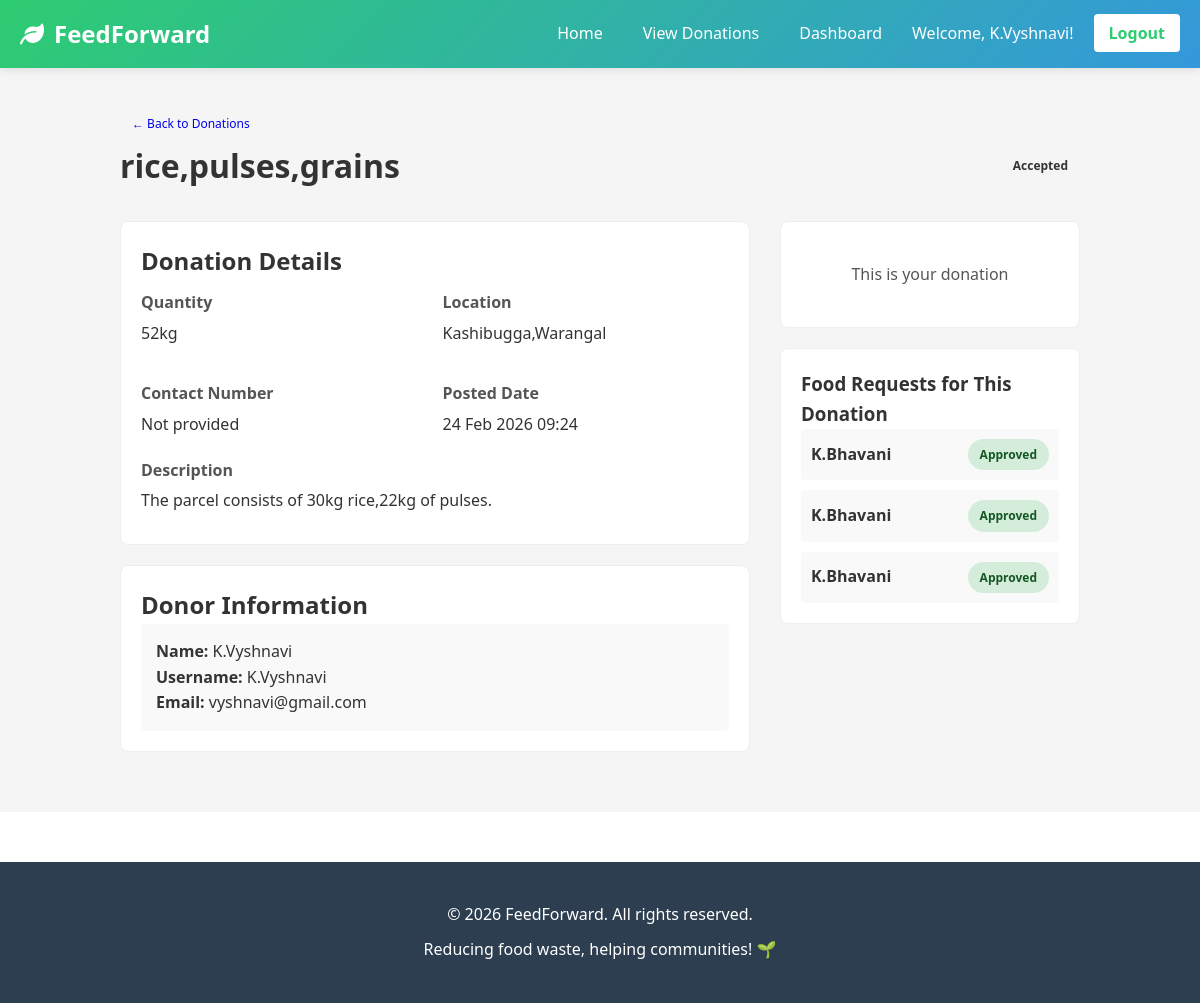
Screenshot of /donations/1/ (signed in) with the database file from the repository.
### foodapp/models.py (models this page shows, shortened)
class Donation(models.Model):
    STATUS_CHOICES = [
        ('Pending', 'Pending'),
        ('Claimed', 'Claimed'),
        ('Accepted', 'Accepted'),
        ('Completed', 'Completed'),
    ]
    donor = models.ForeignKey(User, on_delete=models.CASCADE, related_name='donations')
    food_name = models.CharField(max_length=200)
    quantity = models.CharField(max_length=100)
    location = models.CharField(max_length=300)
    contact_number = models.CharField(max_length=15, blank=True, null=True)
    description = models.TextField(blank=True)
    status = models.CharField(max_length=20, choices=STATUS_CHOICES, default='Pending')
    claimed_by = models.ForeignKey(User, on_delete=models.SET_NULL, null=True, blank=True, related_name='claimed_donations')
    created_at = models.DateTimeField(auto_now_add=True)
    class Meta:
        ordering = ['-created_at']

class FoodRequest(models.Model):
    STATUS_CHOICES = [
        ('pending', 'Pending'),
        ('approved', 'Approved'),
        ('rejected', 'Rejected'),
        ('completed', 'Completed'),
    ]
    ngo = models.ForeignKey(User, on_delete=models.CASCADE, related_name='food_requests')
    donation = models.ForeignKey(Donation, on_delete=models.CASCADE, related_name='requests', null=True, blank=True)
    food_type = models.CharField(max_length=200)
    quantity_needed = models.CharField(max_length=100)
    location = models.CharField(max_length=300)
    contact_number = models.CharField(max_length=15, blank=True, null=True)
    status = models.CharField(max_length=20, choices=STATUS_CHOICES, default='pending')
    requested_at = models.DateTimeField(auto_now_add=True)
    updated_at = models.DateTimeField(auto_now=True)
    notes = models.TextField(blank=True)
    class Meta:
        ordering = ['-requested_at']

### foodapp/views.py (the view)
# urls.py: path('donations/<int:id>/', views.donation_detail, name='donation_detail'),
def donation_detail(request, id):
    donation = get_object_or_404(Donation, id=id)
    requests = FoodRequest.objects.filter(donation=donation)
    context = {
        'donation': donation,
        'requests': requests,
    }
    return render(request, 'donation_detail.html', context)

### templates/donation_detail.html (shortened to what this page needs)
{% extends 'base.html' %}
{% block content %}
<div class="donation-detail-container">
    <a href="{% url 'view_donations' %}" class="btn btn-small">&larr; Back to Donations</a>
    <div class="donation-detail-card">
        <div class="detail-header">
            <h1>{{ donation.food_name }}</h1>
            <span class="status-badge status-{{ donation.status }}">
                {{ donation.get_status_display }}
            </span>
        </div>
        <div class="detail-content">
            <div class="detail-main">
                <section class="detail-section">
                    <h2>Donation Details</h2>
                    <div class="detail-grid">
                        <div class="detail-item">
                            <label>Quantity</label>
                            <p>{{ donation.quantity }}</p>
                        </div>
                        <div class="detail-item">
                            <label>Location</label>
                            <p>{{ donation.location }}</p>
                        </div>
                        <div class="detail-item">
                            <label>Contact Number</label>
                            <p>{{ donation.contact_number|default:"Not provided" }}</p>
                        </div>
                        <div class="detail-item">
                            <label>Posted Date</label>
                            <p>{{ donation.created_at|date:"d M Y H:i" }}</p>
                        </div>
                    </div>
                    {% if donation.description %}
                        <div class="detail-item full-width">
                            <label>Description</label>
                            <p>{{ donation.description }}</p>
                        </div>
                    {% endif %}
                </section>
                <section class="detail-section">
                    <h2>Donor Information</h2>
                    <div class="donor-info">
                        <p><strong>Name:</strong> {{ donation.donor.get_full_name|default:donation.donor.username }}</p>
                        <p><strong>Username:</strong> {{ donation.donor.username }}</p>
                        <p><strong>Email:</strong> {{ donation.donor.email }}</p>
                    </div>
                </section>
            </div>
            <aside class="detail-sidebar">
                <div class="action-card">
                    {% if user.is_authenticated %}
                        {% if user == donation.donor %}
                            <p class="info-text">This is your donation</p>
                        {% else %}
                            <a href="{% url 'claim_donation' donation.id %}" class="btn btn-primary btn-block">
                                Claim This Donation
                            </a>
                        {% endif %}
                    {% else %}
                        <p class="info-text">Please <a href="{% url 'login' %}">login</a> to claim this donation.</p>
                    {% endif %}
                </div>
                {% if requests %}
                    <div class="requests-card">
                        <h3>Food Requests for This Donation</h3>
                        <div class="requests-list">
                            {% for request in requests %}
                                <div class="request-item">
                                    <p><strong>{{ request.ngo.username }}</strong></p>
                                    <span class="status-badge status-{{ request.status }}">
                                        {{ request.get_status_display }}
                                    </span>
                                </div>
                            {% endfor %}
                        </div>
                    </div>
                {% endif %}
            </aside>
        </div>
    </div>
</div>
{% endblock %}

### templates/base.html (shortened to what this page needs)
<!DOCTYPE html>
<html lang="en">
<head>
    {% load static %}
    <link rel="stylesheet" href="{% static 'css/style.css' %}">
    <link rel="stylesheet" href="https://cdnjs.cloudflare.com/ajax/libs/font-awesome/6.0.0/css/all.min.css">
</head>
<body>
    <nav class="navbar">
        <div class="nav-container">
            <div class="nav-logo">
                <i class="fas fa-leaf"></i> FeedForward
            </div>
            <ul class="nav-menu">
                <li><a href="{% url 'home' %}">Home</a></li>
                <li><a href="{% url 'view_donations' %}">View Donations</a></li>
                {% if user.is_authenticated %}
                    <li><a href="{% url 'dashboard' %}">Dashboard</a></li>
                    <li><span>Welcome, {{ user.username }}!</span></li>
                    <li><a href="{% url 'logout' %}" class="logout-btn">Logout</a></li>
                {% else %}
                    <li><a href="{% url 'login' %}">Login</a></li>
                    <li><a href="{% url 'register' %}" class="register-btn">Register</a></li>
                {% endif %}
            </ul>
        </div>
    </nav>
    <main class="main-content">
        {% block content %}{% endblock %}
    </main>
    <footer class="footer">
        <div class="footer-content">
            <p>&copy; 2026 FeedForward. All rights reserved.</p>
            <p>Reducing food waste, helping communities! 🌱</p>
        </div>
    </footer>
    {% load static %}
</body>
</html>

### static/css/style.css (style rules this page uses)
* { margin: 0; padding: 0; box-sizing: border-box; }
:root { --primary-color: #2ecc71; --secondary-color: #3498db; --danger-color: #e74c3c; --warning-color: #f39c12; --success-color: #27ae60; --text-color: #333; --light-gray: #f5f5f5; --border-color: #ddd; --shadow: 0 2px 8px rgba(0, 0, 0, 0.1); }
body { font-family: 'Segoe UI', Tahoma, Geneva, Verdana, sans-serif; color: var(--text-color); line-height: 1.6; background-color: #fff; }
.navbar { background: linear-gradient(135deg, var(--primary-color), var(--secondary-color)); color: white; padding: 0; box-shadow: var(--shadow); position: sticky; top: 0; z-index: 100; }
.nav-container { max-width: 1200px; margin: 0 auto; display: flex; justify-content: space-between; align-items: center; padding: 15px 20px; }
.nav-logo { font-size: 24px; font-weight: bold; display: flex; align-items: center; gap: 10px; }
.nav-menu { display: flex; list-style: none; gap: 20px; align-items: center; }
.nav-menu a { color: white; text-decoration: none; transition: opacity 0.3s; padding: 5px 10px; }
.register-btn, .logout-btn { background: white; color: var(--primary-color) !important; padding: 8px 15px !important; border-radius: 4px; font-weight: bold; }
.main-content { min-height: calc(100vh - 120px); background: var(--light-gray); padding: 20px 0; }
.btn { display: inline-block; padding: 10px 20px; border-radius: 4px; text-decoration: none; transition: all 0.3s; border: none; cursor: pointer; font-size: 14px; font-weight: 500; }
.btn-small { padding: 6px 12px; font-size: 12px; }
.status-badge { padding: 6px 12px; border-radius: 20px; font-size: 12px; font-weight: bold; white-space: nowrap; }
.status-badge.status-approved { background: #d4edda; color: #155724; }
.footer { background: #2c3e50; color: white; padding: 30px 20px; margin-top: 50px; }
.footer-content { max-width: 1200px; margin: 0 auto; text-align: center; }
.footer-content p { margin: 10px 0; }

### templates/donation_detail.html (style rules this page uses)
.donation-detail-container { max-width: 1000px; margin: 0 auto; padding: 20px; }
.detail-header { display: flex; justify-content: space-between; align-items: center; margin-bottom: 30px; }
.detail-header h1 { margin: 0; }
.detail-content { display: grid; grid-template-columns: 1fr 300px; gap: 30px; }
.detail-section { background: white; padding: 20px; border-radius: 8px; margin-bottom: 20px; border: 1px solid #eee; }
.detail-grid { display: grid; grid-template-columns: repeat(2, 1fr); gap: 15px; }
.detail-item { padding: 10px 0; }
.detail-item label { display: block; font-weight: bold; color: #555; margin-bottom: 5px; }
.detail-item p { margin: 0; color: #333; }
.detail-item.full-width { grid-column: 1 / -1; }
.donor-info { background: #f9f9f9; padding: 15px; border-radius: 4px; }
.action-card, .requests-card { background: white; padding: 20px; border-radius: 8px; border: 1px solid #eee; }
.requests-card { margin-top: 20px; }
.requests-list { display: flex; flex-direction: column; gap: 10px; }
.request-item { padding: 10px; background: #f9f9f9; border-radius: 4px; display: flex; justify-content: space-between; align-items: center; }
.request-item p { margin: 0; }
.info-text { text-align: center; color: #555; padding: 20px 0; }

### rows the page displays
Donation: food_name "rice,pulses,grains", status "Accepted", quantity "52kg", location "Kashibugga,Warangal", contact_number "Not provided", created_at "24 Feb 2026 09:24", description "The parcel consists of 30kg rice,22kg of pulses.", donor.get_full_name "K.Vyshnavi", donor.username "K.Vyshnavi", donor.email "vyshnavi@gmail.com"
FoodRequest: ngo.username "K.Bhavani", status "Approved"
FoodRequest: ngo.username "K.Bhavani", status "Approved"
FoodRequest: ngo.username "K.Bhavani", status "Approved"

### other values shown
{{ user.username }} "K.Vyshnavi"
